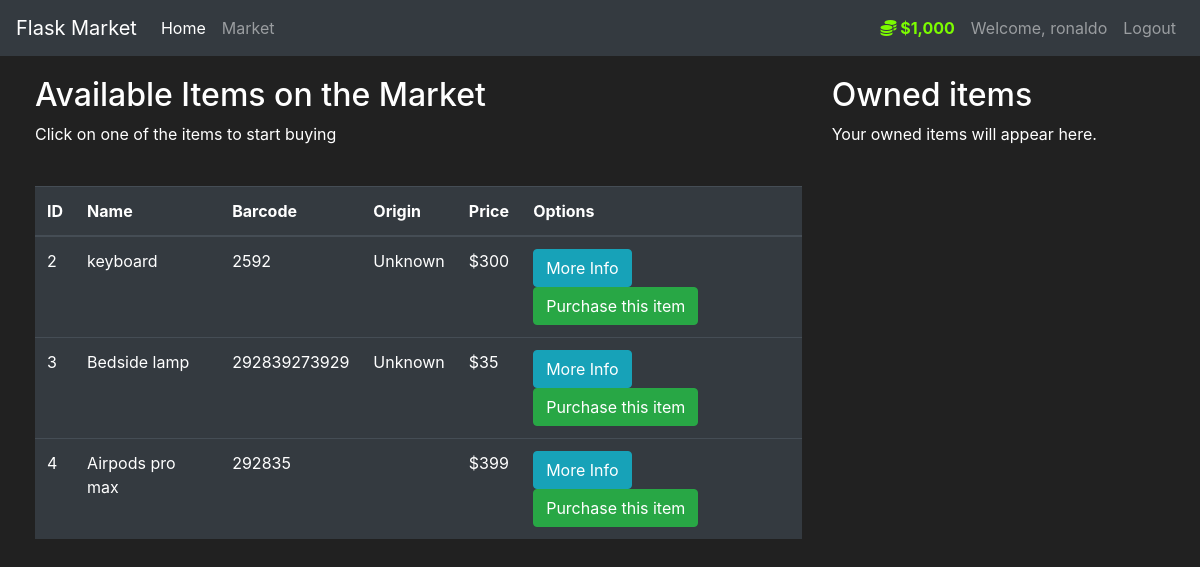
/market (signed in), run on the app's committed database.
### market/models.py (models this page shows, shortened)
class User(db.Model, UserMixin):
    id = db.Column(db.Integer(), primary_key=True) # Needed for SQLAlchemy to understand each row in database
    username = db.Column(db.String(length=30), nullable=False, unique=True)
    email_address = db.Column(db.String(length=50),nullable=False, unique=True)
    password_hash = db.Column(db.String(length=60),nullable=False)
    balance = db.Column(db.Integer(), nullable=False, default = 1000)
    items = db.relationship('Item', backref='owned_user', lazy=True) #Allows us to see the owner of specific item
    @property
    def prettier_balance(self):
        if len(str(self.balance)) >= 4:
            return f'${str(self.balance)[:-3]},{str(self.balance)[-3:]}'
        else:
            return f"${self.balance}"
    @property
    def password(self):
        return self.password

class Item(db.Model):
    id = db.Column(db.Integer(), primary_key=True)
    name = db.Column(db.String(length=30), nullable=False, unique=True)
    price = db.Column(db.Integer(),nullable=False)
    barcode = db.Column(db.String(length=12),nullable=False, unique=True)
    description = db.Column(db.String(length=1024), nullable=False, unique=True)
    origin_code = db.Column(db.String(length=2))
    owner = db.Column(db.Integer(), db.ForeignKey('user.id'))

### market/routes.py (the view, shortened to what this page needs)
@app.route('/market',methods=['GET','POST'])
@login_required # Redirects user to login page first
def market_page():
    purchase_form = PurchaseItemForm()
    selling_form = SellItemForm()
    if request.method == "GET":
        items = Item.query.filter_by(owner=None) # Only show items which have not been purchased by anyone
        owned_items = Item.query.filter_by(owner=current_user.id)
        return render_template('market.html',items=items, purchase_form=purchase_form, owned_items=owned_items,selling_form=selling_form)

### market/models.py (called while the page is built)
@login_manager.user_loader
def load_user(user_id):
    return User.query.get(int(user_id))

### market/templates/market.html (shortened to what this page needs)
{% extends 'base.html' %}
{% block content %}
<div class="row" style="margin-top: 20px; margin-left: 20px;">
   <div class="col-8">
      <h2> Available Items on the Market</h2>
      <p> Click on one of the items to start buying</p>
      <br>
      <table class="table table-hover table-dark">
         <thead>
            <tr>
               <th scope="col">ID</th>
               <th scope="col">Name</th>
               <th scope="col">Barcode</th>
               <th scope="col">Origin</th>
               <th scope="col">Price</th>
               <th scope="col">Options</th>
            </tr>
         </thead>
         <tbody>
            {% for item in items %}
            <tr>
               <td>{{item.id}}</td>
               <td>{{item.name}}</td>
               <td>{{item.barcode}}</td>
               {% if item.origin_code %}
                  <td><span class="flag-icon flag-icon-{{ item.origin_code }} flag-icon-squared" style="font-size: 1.54em;"></span></td>
               {% else %}
                  <td>Unknown</td>
               {% endif %}
               <td>${{item.price}}</td>
               <td>
                  <button class="btn btn-outline btn-info" data-toggle="modal" data-target="#Modal-MoreInfo-{{ item.id }}"> More Info</button>
                  <button class="btn btn-outline btn-success" data-toggle="modal" data-target="#Modal-PurchaseConfirm-{{ item.id }}"> Purchase this item</button>
               </td>
            </tr>
            {% endfor %}
         </tbody>
      </table>
   </div>
   <div class="col-4">
    <h2> Owned items </h2>
    <p> Your owned items will appear here.</p>
    <br>
  </div>
</div>
{% endblock %}

### market/templates/base.html (shortened to what this page needs)
<!doctype html>
<html lang="en">
   <head>
      <link rel="stylesheet" href="https://cdn.jsdelivr.net/npm/bootstrap@4.5.3/dist/css/bootstrap.min.css">
      <link rel="stylesheet" href="https://use.fontawesome.com/releases/v5.15.4/css/all.css">
      <link rel="stylesheet" href="https://cdnjs.cloudflare.com/ajax/libs/flag-icon-css/3.5.0/css/flag-icon.min.css">
   </head>
   <body>
    <nav class="navbar navbar-expand-md navbar-dark bg-dark">
        <a class="navbar-brand" href="#">Flask Market</a>
        <div class="collapse navbar-collapse" id="navbarNav">
          <ul class="navbar-nav mr-auto">
            <li class="nav-item active">
                <a class="nav-link" href="{{url_for('home_page')}}">Home <span class="sr-only">(current)</span></a>
            </li>
            <li class="nav-item">
                <a class="nav-link" href="{{url_for('market_page')}}">Market</a>
            </li>
        </ul>
        {% if current_user.is_authenticated %}
            <ul class="navbar-nav">
                <li class="nav-item">
                    <a class="nav-link" style="color:lawngreen; font-weight: bold">
                        <i class="fas fa-coins"></i>
                        {{ current_user.prettier_balance }}
                    </a>
                </li>
                <li class="nav-item">
                    <a class="nav-link">Welcome, {{ current_user.username }}</a>
                </li>
                <li class="nav-item">
                    <a class="nav-link" href="{{url_for('logout')}}">Logout</a>
                </li>
            </ul>
        {% endif %}
        </div>
    </nav>
        {% block content %}
        {% endblock %}
   </body>
</html>

### market/templates/base.html (style rules this page uses)
body { background-color: #212121; color: white }

### data on the page
User: prettier_balance "$1,000", username "ronaldo"
Item: id "2", name "keyboard", barcode "2592", shows "Unknown", price "300"
Item: id "3", name "Bedside lamp", barcode "292839273929", shows "Unknown", price "35"
Item: id "4", name "Airpods pro max", barcode "292835", price "399"
